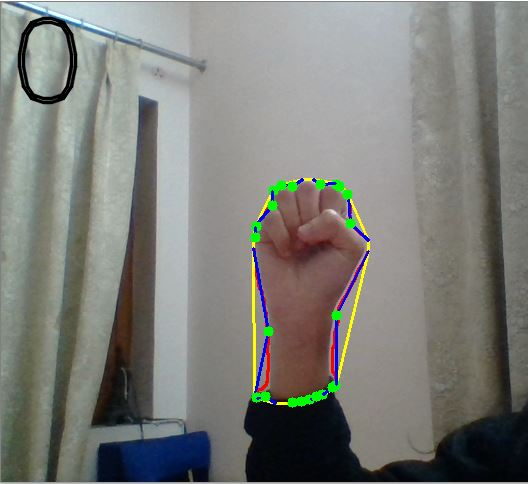
#> input picture Pictures/0.JPG, 528 x 484 px, given in place of the camera
$ python Gesture.py   (older library calls are emulated)
#> lines starting #> are read from the running program, lines starting #| are printed output that depends on the picture

# coding: utf-8

# In[6]:

import cv2
import numpy as np
cam = cv2.VideoCapture(0)

def nothing(x):
    pass


HSV_TrackBar = np.zeros([100,700], np.uint8)

cv2.namedWindow("HSV_TrackBar")
cv2.createTrackbar('L_h', 'HSV_TrackBar',0,179,nothing)
cv2.createTrackbar('L_s', 'HSV_TrackBar',0,255,nothing)
cv2.createTrackbar('L_v', 'HSV_TrackBar',0,255,nothing)

cv2.createTrackbar('H_h', 'HSV_TrackBar',179,179,nothing)
cv2.createTrackbar('H_s', 'HSV_TrackBar',255,255,nothing)
cv2.createTrackbar('H_v', 'HSV_TrackBar',255,255,nothing)


while True:
    ret, frame = cam.read()
#> frame is the input picture: shape (484, 528, 3); mean B, G, R 120.6, 125.4, 124.7

    hsv = cv2.cvtColor(frame, cv2.COLOR_RGB2HSV)
#> hsv: shape (484, 528, 3); mean H, S, V 71.5, 40.2, 131.5


    L_h = cv2.getTrackbarPos('L_h', 'HSV_TrackBar')
    L_s = cv2.getTrackbarPos('L_s', 'HSV_TrackBar')
    L_v = cv2.getTrackbarPos('L_v', 'HSV_TrackBar')

    H_h = cv2.getTrackbarPos('H_h', 'HSV_TrackBar')
    H_s = cv2.getTrackbarPos('H_s', 'HSV_TrackBar')
    H_v = cv2.getTrackbarPos('H_v', 'HSV_TrackBar')


    lower_color = np.array([L_h, L_s, L_v])
#     lower_color = np.array([108, 23, 82])
    upper_color = np.array([H_h, H_s, H_v])

    mask = cv2.inRange(hsv, lower_color, upper_color)
#> mask: shape (484, 528); every value is 255
    blur = cv2.medianBlur(mask, 5)


    kernel = cv2.getStructuringElement(cv2.MORPH_ELLIPSE, (8, 8))
    hsv_d = cv2.dilate(blur, kernel)


    _,contours,_ = cv2.findContours(hsv_d, cv2.RETR_EXTERNAL,cv2.CHAIN_APPROX_SIMPLE,)
#> contours = [[[0, 0], [0, 483], [527, 483], [527, 0]]]

    max_area = -10000
    c_index = 0

    for i in range(len(contours)):
        area = cv2.contourArea(contours[i])
        if(area > max_area):
            max_area = area
            c_index = i
#> this loop made 1 pass
#> (area, max_area, c_index) on pass 1: (254541, 254541, 0)
#> after the loop, c_index = 0; max_area = 254541

    largest_contour = contours[c_index]
#> largest_contour = [[0, 0], [0, 483], [527, 483], [527, 0]]
    hull = cv2.convexHull(largest_contour)
#> hull = [[527, 0], [527, 483], [0, 483], [0, 0]]

    cv2.drawContours(frame,contours,c_index, (0,0,255),2)
    cv2.drawContours(frame,[hull],-1,(0,255,255),2)
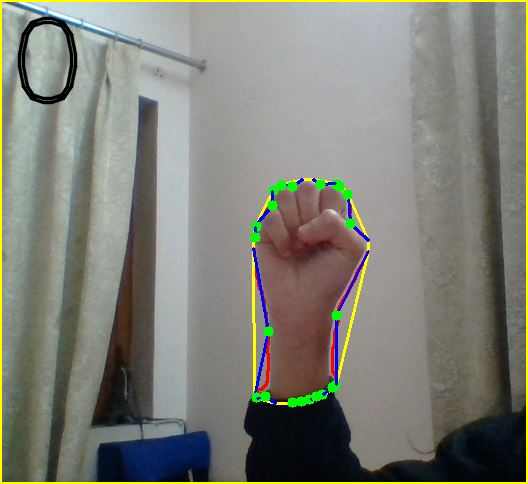
#> frame: shape (484, 528, 3); mean B, G, R 118.2, 127.1, 126.4

    # defects (gap between fingers)
    hullIndices = cv2.convexHull(largest_contour, returnPoints = False)
#> hullIndices = [3, 2, 1, 0]

    # defect[i] = [start_point, ,end_point, farthest_point, distance_From_farthest_point]
    defects = cv2.convexityDefects(largest_contour, hullIndices)

#     print(defects.shape)
    # detecting fingers (from documentation)


#     x, y , w, h = cv2.boundingRect(largest_contour)
#     print(x, " ", y , " ", w, " ",)

    if(L_h > 10 and L_s >10 and L_v >0):

        for i in range(defects.shape[0]):
            s,e,f,d = defects[i,0]
            start = tuple(largest_contour[s][0])
            end = tuple(largest_contour[e][0])
            far = tuple(largest_contour[f][0])
    #         cv2.line(frame,start,end,[255,0,0],2)
            cv2.line(frame,start,far,[255,0,0],2)
            cv2.line(frame,far,end,[255,0,0],2)
            cv2.circle(frame,far,5,[0,255,0],-1)


        # make circle around palm
        max_d = -9999
        #point of interest
        poi = (0, 0)
        x, y, w, h = cv2.boundingRect(largest_contour)
        for tracing_height in range(int(y+0.3*h), y+h):
            for tracing_width in range(int(x+0.3*w), x+w):
                distance = cv2.pointPolygonTest(largest_contour, (tracing_width, tracing_height), True)

                if(max_d<distance):
                    max_d = distance
                    poi = (tracing_width, tracing_height)

    #     cv2.circle(frame, poi,int(max_d),(255,0,0),2)

    #     print(hull.shape," ", hull[30][0][0])
        finger_tips = []

        for i in range(len(hull)):
                x = hull[i][0][0]
                y = hull[i][0][1]

                x_prev = hull[i-1][0][0]
                y_prev = hull[i-1][0][1]

                dist1 = np.sqrt((x - x_prev)**2 + (y - y_prev)**2)

                if(dist1 > 20):
                    finger_tips.append((x_prev,y_prev))

    #     print(finger_tips[0][0])
        cx = poi[0]
        cy = poi[1]

        i =0
        while(i < len(finger_tips)):
            dist2 = np.sqrt((finger_tips[i][0]- cx)**2 + (finger_tips[i][1] - cy)**2)
            if(dist2 < 2*max_d or dist2 > 3.8*max_d or finger_tips[i][1] > cy+max_d):
                finger_tips.remove((finger_tips[i][0],finger_tips[i][1]))
            else:
                i = i+1


    # [9 lines of commented-out code are left out]


        for k in range(len(finger_tips)):
            cv2.circle(frame,finger_tips[k],10,[0,0,0],2)
            cv2.line(frame,poi,finger_tips[k],[255,255,0],2)


    #     print(len(finger_tips))
        # Count Fingers
        cv2.putText(frame, str(len(finger_tips)),(6,100), cv2.FONT_HERSHEY_DUPLEX,4,(0,0,0),2,cv2.LINE_AA)


    cv2.imshow('p', hsv_d)
    cv2.imshow('o', frame)

    if cv2.waitKey(1) & 0xFF == ord('q'):
#> (key q is pressed here)
        break
cam.release()
cv2.destroyAllWindows()

$ run again, on Pictures/2.JPG
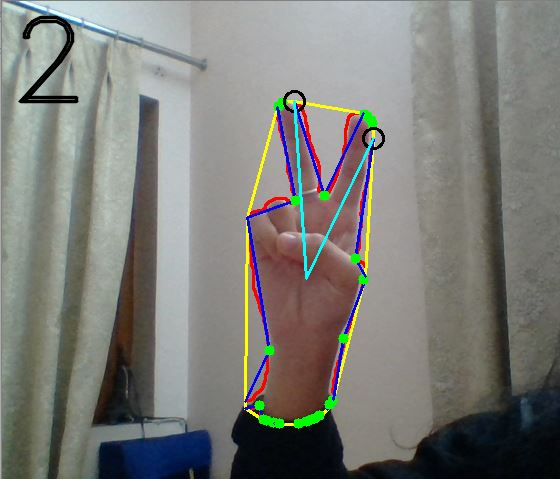
#> input picture Pictures/2.JPG, 560 x 479 px, given in place of the camera
#> frame is the input picture: shape (479, 560, 3); mean B, G, R 119.8, 124.3, 124.2
#> hsv: shape (479, 560, 3); mean H, S, V 73.1, 45.1, 132.3
#> mask: shape (479, 560); every value is 255
#> contours = [[[0, 0], [0, 478], [559, 478], [559, 0]]]
#> the loop `for i in range(len(contours)):` made 1 pass
#> (area, max_area, c_index) on pass 1: (267202, 267202, 0)
#> after the loop `for i in range(len(contours)):`: c_index = 0; max_area = 267202
#> largest_contour = [[0, 0], [0, 478], [559, 478], [559, 0]]
#> hull = [[559, 0], [559, 478], [0, 478], [0, 0]]
#> `cv2.drawContours(frame,[hull],-1,(0,255,255),2)`:
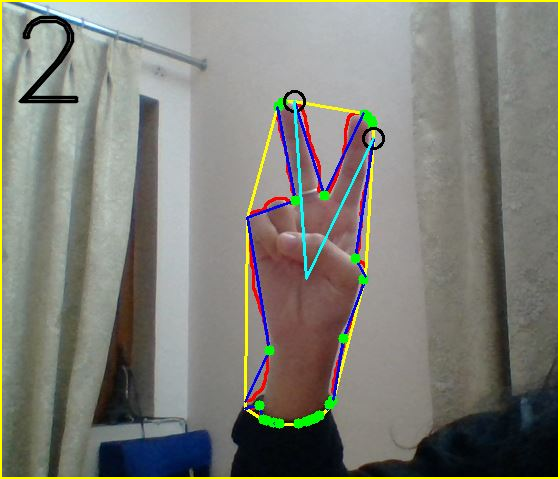
#> frame: shape (479, 560, 3); mean B, G, R 118.1, 126.6, 126.6
#> hullIndices = [3, 2, 1, 0]

$ run again, on Pictures/3.JPG
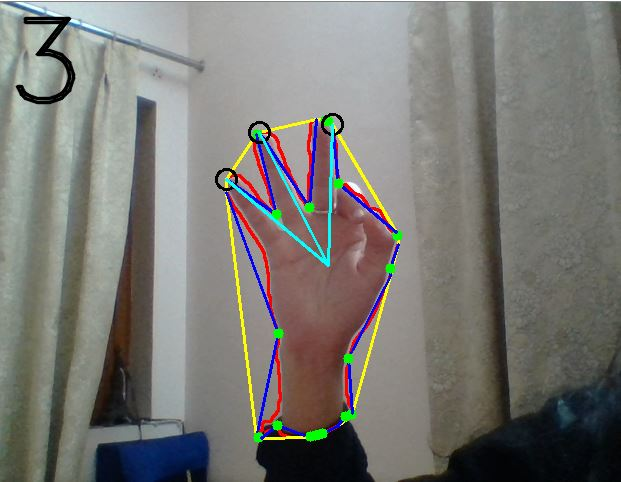
#> input picture Pictures/3.JPG, 621 x 482 px, given in place of the camera
#> frame is the input picture: shape (482, 621, 3); mean B, G, R 116.4, 120.9, 122
#> hsv: shape (482, 621, 3); mean H, S, V 74.7, 43.4, 129.4
#> mask: shape (482, 621); every value is 255
#> contours = [[[0, 0], [0, 481], [620, 481], [620, 0]]]
#> the loop `for i in range(len(contours)):` made 1 pass
#> (area, max_area, c_index) on pass 1: (298220, 298220, 0)
#> after the loop `for i in range(len(contours)):`: c_index = 0; max_area = 298220
#> largest_contour = [[0, 0], [0, 481], [620, 481], [620, 0]]
#> hull = [[620, 0], [620, 481], [0, 481], [0, 0]]
#> `cv2.drawContours(frame,[hull],-1,(0,255,255),2)`:
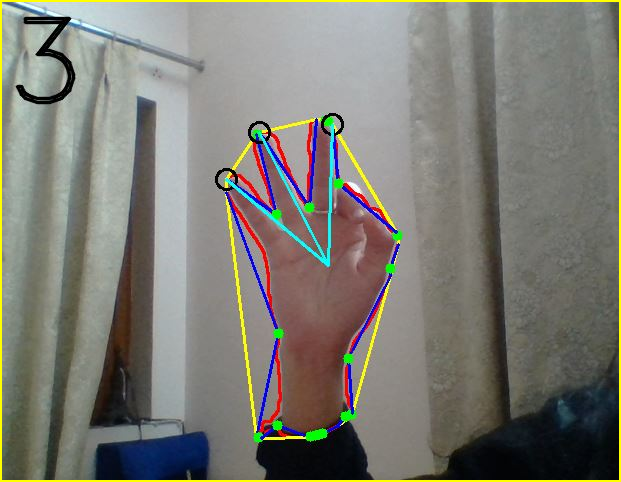
#> frame: shape (482, 621, 3); mean B, G, R 114.8, 123, 124.2
#> hullIndices = [3, 2, 1, 0]
